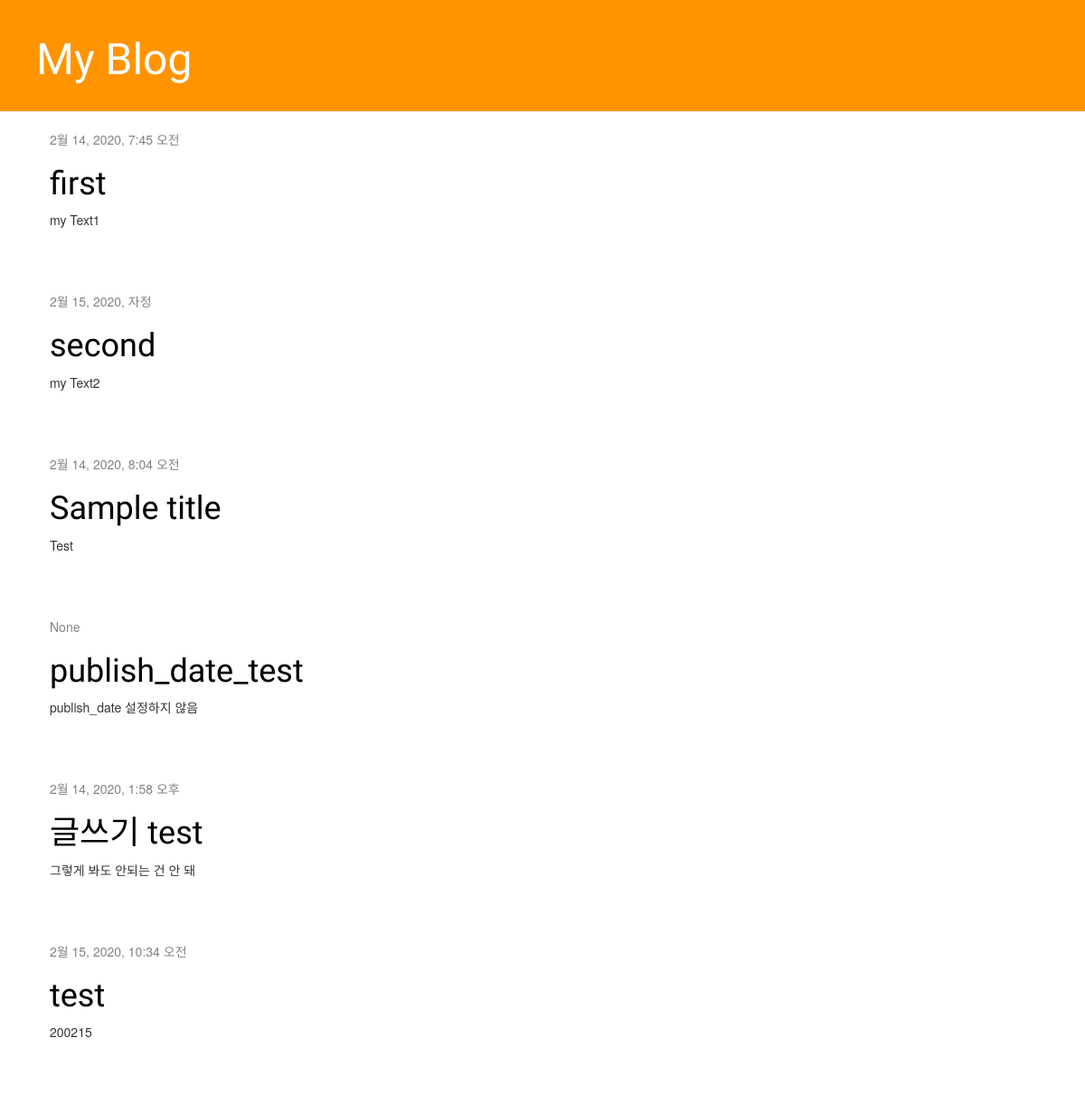
The page / on the database its author committed.
### blog/models.py (models this page shows, shortened)
class Post(models.Model):
    author = models.ForeignKey(settings.AUTH_USER_MODEL, on_delete=models.CASCADE)
    title = models.CharField(max_length=200)
    text = models.TextField()
    created_date = models.DateTimeField(
            default=timezone.now)
    published_date = models.DateTimeField(
            blank=True, null=True)

### blog/views.py (the view)
# urls.py: path('', views.post_list, name='post_list'),
def post_list(request):
    posts = Post.objects.all()
    return render(request, 'blog/post_list.html', {'posts' : posts})

### blog/templates/blog/post_list.html
{% extends 'blog/base.html' %}
{% block content %}
    {% for post in posts %}
        <div class="post">
            <div class="date">
                {{ post.published_date }}
            </div>
            <h1><a href="{% url 'post_detail' pk=post.pk %}">{{ post.title }}</a></h1>
            <p>{{ post.text|linebreaksbr }}</p>
        </div>
    {% endfor %}
{% endblock %}

### blog/templates/blog/base.html (shortened to what this page needs)
{% load static %}
<html>
    <head>
        <link rel="stylesheet" href="//maxcdn.bootstrapcdn.com/bootstrap/3.2.0/css/bootstrap.min.css">
        <link rel="stylesheet" href="//maxcdn.bootstrapcdn.com/bootstrap/3.2.0/css/bootstrap-theme.min.css">
        <link rel="stylesheet" href="{% static 'css/blog.css' %}">
    </head>
    <body>
         <div class="page-header">
        <h1><a href="/">My Blog</a></h1>
    </div>
    <div class="content container">
        <div class="row">
            <div class="col-md-8">
            {% block content %}
            {% endblock %}
            </div>
        </div>
    </div>
    </body>
</html>

### blog/static/css/blog.css (style rules this page uses)
.page-header { background-color: #ff9400; margin-top: 0; padding: 20px 20px 20px 40px; }
.page-header h1, .page-header h1 a, .page-header h1 a:visited, .page-header h1 a:active { color: #ffffff; font-size: 36pt; text-decoration: none; }
.content { margin-left: 40px; }
h1, h2, h3, h4 { font-family: 'Lobster', cursive; }
.date { color: #828282; }
.post { margin-bottom: 70px; }
.post h1 a, .post h1 a:visited { color: #000000; }

### rows shown on the page
Post: published_date "2월 14, 2020, 7:45 오전", title "first", text "my Text1"
Post: published_date "2월 15, 2020, 자정", title "second", text "my Text2"
Post: published_date "2월 14, 2020, 8:04 오전", title "Sample title", text "Test"
Post: published_date "None", title "publish_date_test", text "publish_date 설정하지 않음"
Post: published_date "2월 14, 2020, 1:58 오후", title "글쓰기 test", text "그렇게 봐도 안되는 건 안 돼"
Post: published_date "2월 15, 2020, 10:34 오전", title "test", text "200215"
